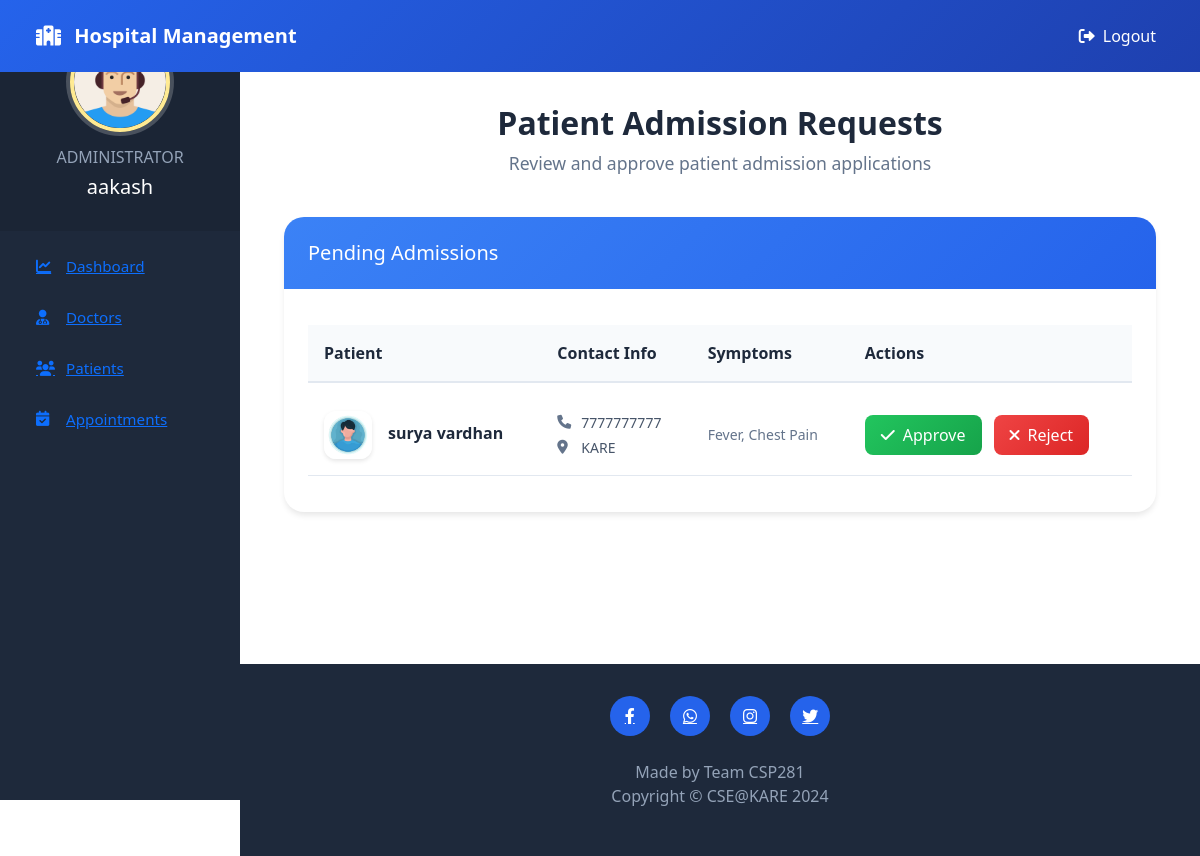
Before: /admin-approve-patient (signed in) with the older database file.
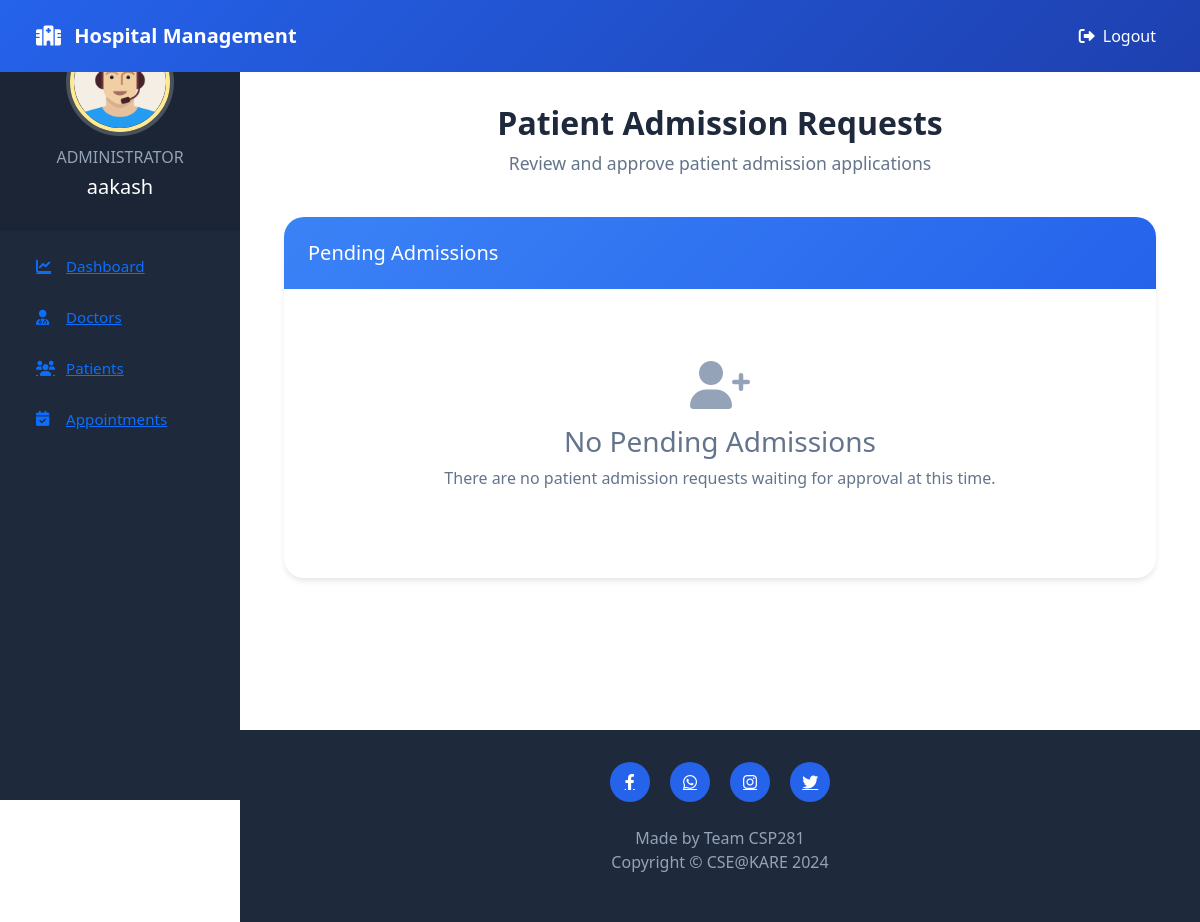
After: the same page with the newer database file.
### hospital/models.py (models this page shows, shortened)
class Patient(models.Model):
    user=models.OneToOneField(User,on_delete=models.CASCADE)
    profile_pic= models.ImageField(upload_to='profile_pic/PatientProfilePic/',null=True,blank=True)
    address = models.CharField(max_length=40)
    mobile = models.CharField(max_length=20,null=False)
    symptoms = models.CharField(max_length=100,null=False)
    assignedDoctorId = models.PositiveIntegerField(null=True)
    admitDate=models.DateField(auto_now=True)
    status=models.BooleanField(default=False)
    @property
    def get_name(self):
        return self.user.first_name+" "+self.user.last_name

### hospital/views.py (the view)
# urls.py: path('admin-approve-patient', views.admin_approve_patient_view,name='admin-approve-patient'),
@login_required(login_url='adminlogin')
@user_passes_test(is_admin)
def admin_approve_patient_view(request):
    patients=models.Patient.objects.all().filter(status=False)
    return render(request,'hospital/admin_approve_patient.html',{'patients':patients})

### hospital/views.py (called while the page is built)
def is_admin(user):
    return user.groups.filter(name='ADMIN').exists()

### templates/hospital/admin_approve_patient.html (shortened to what this page needs)
{% extends 'hospital/admin_base.html' %}
{% load static %}
{% block content %}
<div class="dashboard-container">
    <div class="page-header">
        <h1 class="page-title">Patient Admission Requests</h1>
        <p class="page-subtitle">Review and approve patient admission applications</p>
    </div>
    <div class="patients-card">
        <div class="card-header">
            <h2 class="h5 mb-0">Pending Admissions</h2>
        </div>
        <div class="table-responsive">
            {% if patients %}
            <table class="patients-table">
                <thead>
                    <tr>
                        <th>Patient</th>
                        <th>Contact Info</th>
                        <th>Symptoms</th>
                        <th>Actions</th>
                    </tr>
                </thead>
                <tbody>
                    {% for p in patients %}
                    <tr>
                        <td>
                            <div class="patient-profile">
                                {% if p.profile_pic %}
                                    <img src="{% static p.profile_pic.url %}" alt="Profile" class="profile-pic">
                                {% else %}
                                    <div class="profile-pic-placeholder">
                                        <i class="fas fa-user"></i>
                                    </div>
                                {% endif %}
                                <div>
                                    <div class="patient-name">{{p.get_name}}</div>
                                </div>
                            </div>
                        </td>
                        <td>
                            <div class="contact-info">
                                <div class="info-item">
                                    <i class="fas fa-phone info-icon"></i>
                                    {{p.mobile}}
                                </div>
                                <div class="info-item">
                                    <i class="fas fa-map-marker-alt info-icon"></i>
                                    {{p.address}}
                                </div>
                            </div>
                        </td>
                        <td>
                            <div class="patient-symptoms" title="{{p.symptoms}}">
                                {{p.symptoms}}
                            </div>
                        </td>
                        <td>
                            <div class="action-buttons">
                                <a class="btn-action btn-approve" href="{% url 'approve-patient' p.id %}">
                                    <i class="fas fa-check"></i>
                                    Approve
                                </a>
                                <a class="btn-action btn-reject" href="{% url 'reject-patient' p.id %}">
                                    <i class="fas fa-times"></i>
                                    Reject
                                </a>
                            </div>
                        </td>
                    </tr>
                    {% endfor %}
                </tbody>
            </table>
            {% else %}
            <div class="empty-state">
                <i class="fas fa-user-plus empty-icon"></i>
                <h3>No Pending Admissions</h3>
                <p>There are no patient admission requests waiting for approval at this time.</p>
            </div>
            {% endif %}
        </div>
    </div>
</div>
{% endblock content %}

Changed rows visible on the page:
no longer on this page (row edited): Patient: profile_pic (picture), get_name "surya vardhan", mobile "7777777777", address "KARE", symptoms "Fever, Chest Pain"
Other visible differences:
text no longer shown: "Patient Contact Info Symptoms Actions"
text now shown: "No Pending Admissions There are no patient admission requests waiting for approval at this time."
